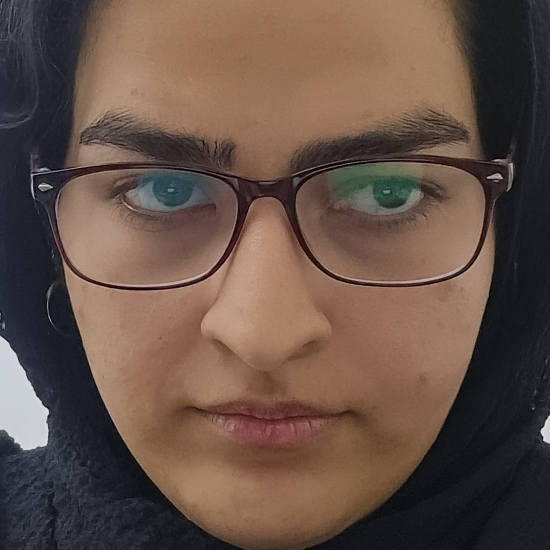
#> input picture Final Project/Source codes/P3_FaceRecognition/Zahra/image_1.jpg, 1099 x 1099 px (shown at 1/2 size)
$ jupyter execute --allow-errors P3.ipynb   (text cells are left out)
#> lines starting #> are read from the running program, lines starting #| are printed output that depends on the picture
[cell 1]
import cv2
import os
import numpy as np
from PIL import Image
import os
import shutil
from sklearn.datasets import fetch_lfw_people

[cell 2]
source_dir = "./lfw"

destination_dir = "./Other"

[cell 3]
faceCascade = cv2.CascadeClassifier(cv2.data.haarcascades + 'haarcascade_frontalface_default.xml')

[cell 4]
os.makedirs(destination_dir, exist_ok=True)

count = 0
# Iterate through the folders in the source directory
#> (the rest of this cell did not finish here and is left out)

[cell 5]
import glob

source_dir = glob.glob("./My/*")

destination_dir = "./Zahra"

[cell 6]
count = 0
os.makedirs(destination_dir, exist_ok=True)
for file_name in source_dir:
    if not file_name.lower().endswith(('.jpg', '.jpeg', '.png', '.gif')):
            continue
    image = cv2.imread(file_name)
    gray = cv2.cvtColor(image, cv2.COLOR_BGR2GRAY)
    faces = faceCascade.detectMultiScale(gray,scaleFactor=1.1, minNeighbors=10, minSize=(40, 40))

    if len(faces) > 0:

       for i, (x,y,w,h) in enumerate(faces):

        # To draw a rectangle in a face
        face = image[y:y+h, x:x+w]
        image_file = os.path.join(destination_dir, f"image_{count}.jpg")
        cv2.imwrite(image_file, face)

        count += 1
print("Face images saved successfully!")

[cell 7]
import glob

my_images = glob.glob("./Zahra/*")
other_images = glob.glob("./Other/*")

[cell 8]
target_size = (128,128)

[cell 9]
import cv2
import numpy

def preprocess_img(filepath):

#> called with filepath = './Zahra/image_1.jpg'
  try:
    img = cv2.imread(filepath)
#> img is the input picture: shape (1099, 1099, 3); mean B, G, R 70.8, 81.2, 101.4

    img = cv2.resize(img,target_size)
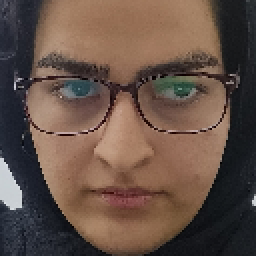
#> img: shape (128, 128, 3) (shown 2 times larger); mean B, G, R 70.7, 81.1, 101.3

    img_array = np.array(img).flatten()
    #img_array = np.array(img)

    #img_array = img_array / 255.0

    return img_array

  except Exception as e:
                print(f"Error processing image {filepath}: {e}")

[cell 10]
images = []
labels = []

[cell 11]
for path in my_images:

    img_array = preprocess_img(path)
    label = 1

    images.append(img_array)
    labels.append(label)
#> pass 2 of the loop `for path in my_images:`:
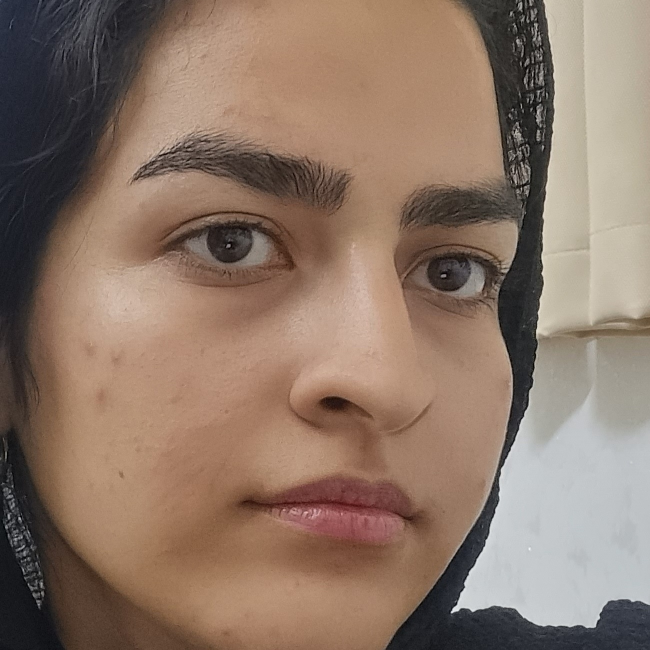
#> input picture Final Project/Source codes/P3_FaceRecognition/Zahra/image_103.jpg, 1300 x 1300 px (shown at 1/2 size)
#> in preprocess_img, img is the input picture: shape (1300, 1300, 3); mean B, G, R 103.6, 118.5, 140.8
#> in preprocess_img (call 2), `img = cv2.resize(img,target_size)`:
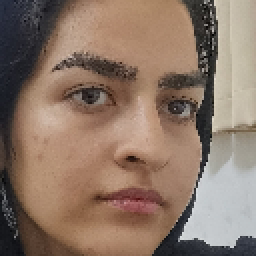
#> img: shape (128, 128, 3) (shown 2 times larger); mean B, G, R 103.4, 118.3, 140.6
#> pass 3 of the loop `for path in my_images:`:
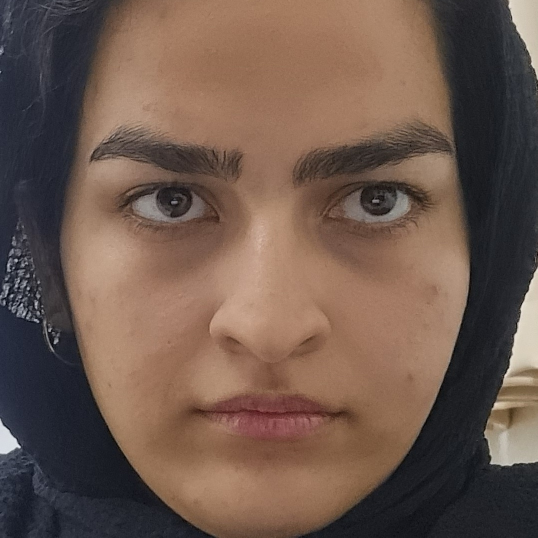
#> input picture Final Project/Source codes/P3_FaceRecognition/Zahra/image_105.jpg, 1075 x 1075 px (shown at 1/2 size)
#> in preprocess_img, img is the input picture: shape (1075, 1075, 3); mean B, G, R 77, 88.3, 110.1
#> in preprocess_img (call 3), `img = cv2.resize(img,target_size)`:
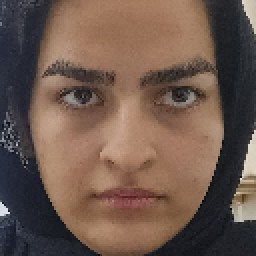
#> img: shape (128, 128, 3) (shown 2 times larger); mean B, G, R 76.8, 88.1, 109.9

[cell 12]
for path in other_images:

    img_array = preprocess_img(path)
    label = 0

    images.append(img_array)
    labels.append(label)

[cell 13]
images = np.array(images, dtype=np.uint8)
labels = np.array(labels, dtype=np.uint8)

[cell 14]
len(images)
#> Out = 3

[cell 15]
from sklearn.model_selection import train_test_split
import numpy as np

images = np.array(images)
labels = np.array(labels)
train_images, test_images, train_labels, test_labels = train_test_split(images, labels, train_size=0.8, random_state=42)
#> train_labels = [1, 1]; test_labels = [1]

[cell 16]
from sklearn.ensemble import RandomForestClassifier

X_train = train_images
X_test = test_images

X_train_reshape = train_images.reshape(train_images.shape[0], -1)
X_test_reshape = test_images.reshape(test_images.shape[0], -1)


# Create a Random Forest classifier with 100 trees
rf = RandomForestClassifier(n_estimators=100)
rf.fit(X_train_reshape, train_labels)

[cell 17]
rf_pred = rf.predict(X_test_reshape)
#> rf_pred = [1]

[cell 18]
from sklearn.metrics import accuracy_score, precision_score, recall_score, f1_score,confusion_matrix

accuracy = accuracy_score(test_labels, rf_pred)
#> accuracy = 1
precision = precision_score(test_labels, rf_pred)
#> precision = 1
recall = recall_score(test_labels, rf_pred)
#> recall = 1
f1_score = f1_score(test_labels, rf_pred)
#> f1_score = 1
conf_mat = confusion_matrix(test_labels, rf_pred)
#> conf_mat = [1]


# Print the metrics
print(f"Accuracy: {accuracy}")
#| Accuracy: 1.0
print(f"Precision: {precision}")
#| Precision: 1.0
print(f"Recall: {recall}")
#| Recall: 1.0
print(f"F1 score: {f1_score}")
#| F1 score: 1.0
print(f"confusion_matrix:\n {conf_mat}")
#| confusion_matrix:
#|  [[1]]

[cell 19]
from sklearn.svm import SVC

svm = SVC(C=10, kernel='poly', gamma='auto')

#> (the rest of this cell did not finish here and is left out)

#> (a cell that did not finish here is left out)

[cell 21]
from sklearn.linear_model import LogisticRegression

logreg = LogisticRegression()

#> (the rest of this cell did not finish here and is left out)

[cell 22]
from sklearn.metrics import accuracy_score, precision_score, recall_score, f1_score,confusion_matrix

#> (the rest of this cell did not finish here and is left out)

#> (a cell that did not finish here is left out)

#> (a cell that did not finish here is left out)

[cell 25]
import pickle

with open("model-face.pkl", "wb") as f:
    pickle.dump(rf, f)

[cell 26]
import pickle

with open("model-face.pkl", 'rb') as f:
    model = pickle.load(f)

[cell 27]
import cv2
import numpy as np


face_cascade = cv2.CascadeClassifier(cv2.data.haarcascades + 'haarcascade_frontalface_default.xml')

# Define the number of forms to start before face recognition is enabled
forms_started = 1
max_forms = 20

frames = []


cap = cv2.VideoCapture(0)
who = None
who_faces = None


try:
    while True:
       ret, frame = cap.read()
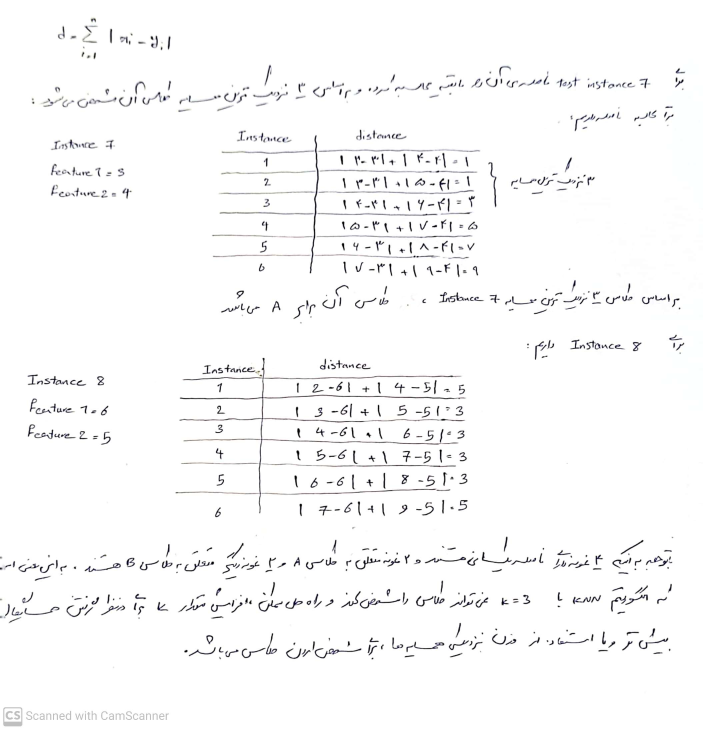
#> input picture HW1/Report/Q1/h.jpg, 2108 x 2189 px, given in place of the camera (shown at 1/3 size)
#> frame is the input picture: shape (2189, 2108, 3); mean B, G, R 249.5, 249.3, 249.4
       if not ret:
           break


       gray = cv2.cvtColor(frame, cv2.COLOR_BGR2GRAY)
       faces = face_cascade.detectMultiScale(gray,scaleFactor=1.1, minNeighbors=10, minSize=(40, 40))
#> faces = ()

       if len(faces) > 0:

         for i, (x,y,w,h) in enumerate(faces):

            # To draw a rectangle in a face
            face = frame[y:y+h, x:x+w]
            frames.append(face)

       if forms_started >= max_forms:
          who = frame
          who_faces = faces
          break

       forms_started+=1

except:
    print(f'Video has ended..')

cap.release()
cv2.destroyAllWindows()


# Define the number of consecutive face recognitions required for entry
required_recognitions = 5
consecutive_recognitions = 0


total = 0
for img in frames:

    img = cv2.resize(img,(128, 128))
    img_array = np.array(img).flatten()


    predict =  model.predict(img_array.reshape(1, -1))
    total+=1
    if predict ==1 :
        consecutive_recognitions +=1
        0
if consecutive_recognitions > required_recognitions :
    color = (0, 255, 0)
    prob = (consecutive_recognitions / total)*100
    label = f'Hello Zahra    {prob}%'
else:
    color = (0, 0, 255)
    prob = (1- (consecutive_recognitions / total))*100
    label = f'can not login       {prob}%'


if len(who_faces) > 0:
   for i, (x,y,w,h) in enumerate(faces):

      # To draw a rectangle in a face
      cv2.rectangle(who,(x,y),(x+w,y+h),color,2)
      cv2.putText(who, label, (10, 30), cv2.FONT_HERSHEY_SIMPLEX, 1, color, 2)

   cv2.imshow("image",who)
   cv2.waitKey(0)
   cv2.destroyAllWindows()
